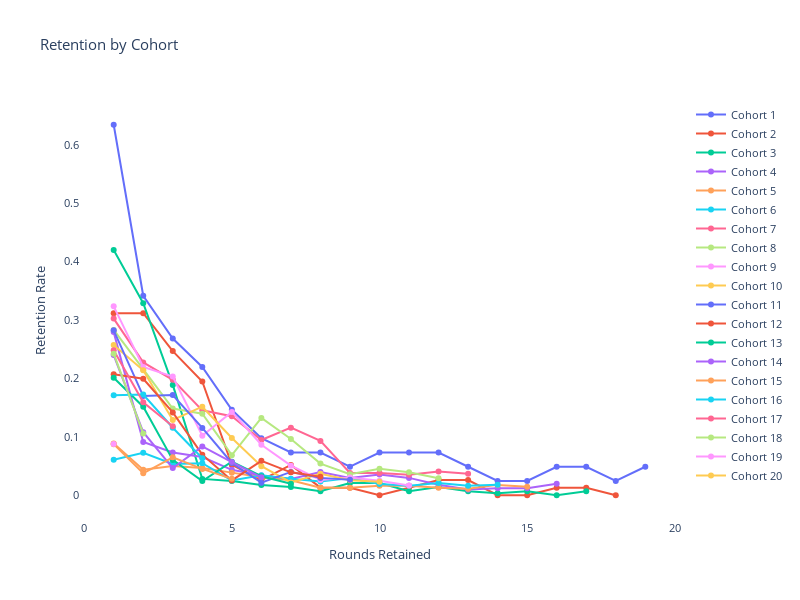

The notebook cell saved with this chart:
### Code cell
import plotly.graph_objects as go

# Create a line plot for retention by cohort
fig = go.Figure()

# Iterate over each cohort and add a line for each
for cohort in retention_table.index:
    fig.add_trace(go.Scatter(
        x=retention_table.columns[1:],  # Exclude the first column to start x-axis at 1
        y=retention_table.loc[cohort][1:],  # Exclude the first value to match x-axis
        mode='lines+markers',
        name=f'Cohort {cohort}'
    ))

# Add title and labels
fig.update_layout(
    title='Retention by Cohort',
    xaxis_title='Rounds Retained',
    yaxis_title='Retention Rate',
    plot_bgcolor='white',
    font=dict(size=11),
    width=800,
    height=600
)

# Show the plot
fig.show()

### Figure 1 — Plotly figure (JSON) as saved in the notebook; plotly's stock layout.template omitted (floating-point values rounded to 4 significant figures)
{"data": [{"mode": "lines+markers", "name": "Cohort 1", "type": "scatter", "x": [1, 2, 3, 4, 5, 6, 7, 8, 9, 10, 11, 12, 13, 14, 15, 16, 17, 18, 19], "y": [0.6341, 0.3415, 0.2683, 0.2195, 0.1463, 0.09756, 0.07317, 0.07317, 0.04878, 0.07317, 0.07317, 0.07317, 0.04878, 0.02439, 0.02439, 0.04878, 0.04878, 0.02439, 0.04878]}, {"mode": "lines+markers", "name": "Cohort 2", "type": "scatter", "x": [1, 2, 3, 4, 5, 6, 7, 8, 9, 10, 11, 12, 13, 14, 15, 16, 17, 18, 19], "y": [0.3117, 0.3117, 0.2468, 0.1948, 0.05195, 0.02597, 0.05195, 0.01299, 0.01299, 0, 0.01299, 0.02597, 0.02597, 0, 0, 0.01299, 0.01299, 0, null]}, {"mode": "lines+markers", "name": "Cohort 3", "type": "scatter", "x": [1, 2, 3, 4, 5, 6, 7, 8, 9, 10, 11, 12, 13, 14, 15, 16, 17, 18, 19], "y": [0.4196, 0.3287, 0.1888, 0.02797, 0.02448, 0.01748, 0.01399, 0.006993, 0.02098, 0.02098, 0.006993, 0.01399, 0.006993, 0.003497, 0.006993, 0, 0.006993, null, null]}, {"mode": "lines+markers", "name": "Cohort 4", "type": "scatter", "x": [1, 2, 3, 4, 5, 6, 7, 8, 9, 10, 11, 12, 13, 14, 15, 16, 17, 18, 19], "y": [0.2792, 0.09109, 0.07327, 0.06535, 0.04356, 0.03366, 0.02772, 0.0396, 0.0297, 0.03564, 0.0297, 0.01782, 0.009901, 0.01188, 0.01188, 0.0198, null, null, null]}, {"mode": "lines+markers", "name": "Cohort 5", "type": "scatter", "x": [1, 2, 3, 4, 5, 6, 7, 8, 9, 10, 11, 12, 13, 14, 15, 16, 17, 18, 19], "y": [0.08871, 0.04355, 0.05, 0.04677, 0.03871, 0.03065, 0.02581, 0.0129, 0.0129, 0.01613, 0.01613, 0.0129, 0.01129, 0.01774, 0.01452, null, null, null, null]}, {"mode": "lines+markers", "name": "Cohort 6", "type": "scatter", "x": [1, 2, 3, 4, 5, 6, 7, 8, 9, 10, 11, 12, 13, 14, 15, 16, 17, 18, 19], "y": [0.06083, 0.0727, 0.05341, 0.0549, 0.02522, 0.03412, 0.02819, 0.02374, 0.02967, 0.01929, 0.01632, 0.02077, 0.01632, 0.0178, null, null, null, null, null]}, {"mode": "lines+markers", "name": "Cohort 7", "type": "scatter", "x": [1, 2, 3, 4, 5, 6, 7, 8, 9, 10, 11, 12, 13, 14, 15, 16, 17, 18, 19], "y": [0.3023, 0.2273, 0.1977, 0.1453, 0.1352, 0.09453, 0.1156, 0.09297, 0.03828, 0.03828, 0.03516, 0.04063, 0.03672, null, null, null, null, null, null]}, {"mode": "lines+markers", "name": "Cohort 8", "type": "scatter", "x": [1, 2, 3, 4, 5, 6, 7, 8, 9, 10, 11, 12, 13, 14, 15, 16, 17, 18, 19], "y": [0.283, 0.2148, 0.1484, 0.1395, 0.06862, 0.1323, 0.09632, 0.05415, 0.03597, 0.04527, 0.03948, 0.02894, null, null, null, null, null, null, null]}, {"mode": "lines+markers", "name": "Cohort 9", "type": "scatter", "x": [1, 2, 3, 4, 5, 6, 7, 8, 9, 10, 11, 12, 13, 14, 15, 16, 17, 18, 19], "y": [0.3233, 0.2195, 0.2033, 0.1019, 0.1426, 0.08637, 0.05066, 0.02631, 0.03041, 0.02486, 0.01666, null, null, null, null, null, null, null, null]}, {"mode": "lines+markers", "name": "Cohort 10", "type": "scatter", "x": [1, 2, 3, 4, 5, 6, 7, 8, 9, 10, 11, 12, 13, 14, 15, 16, 17, 18, 19], "y": [0.2572, 0.2139, 0.1288, 0.1515, 0.098, 0.04984, 0.02199, 0.0367, 0.02557, 0.02297, null, null, null, null, null, null, null, null, null]}, {"mode": "lines+markers", "name": "Cohort 11", "type": "scatter", "x": [1, 2, 3, 4, 5, 6, 7, 8, 9, 10, 11, 12, 13, 14, 15, 16, 17, 18, 19], "y": [0.2823, 0.1698, 0.1715, 0.1153, 0.05522, 0.02158, 0.03992, 0.02974, 0.0267, null, null, null, null, null, null, null, null, null, null]}, {"mode": "lines+markers", "name": "Cohort 12", "type": "scatter", "x": [1, 2, 3, 4, 5, 6, 7, 8, 9, 10, 11, 12, 13, 14, 15, 16, 17, 18, 19], "y": [0.2071, 0.1993, 0.1417, 0.06948, 0.02543, 0.05884, 0.03925, 0.03167, null, null, null, null, null, null, null, null, null, null, null]}, {"mode": "lines+markers", "name": "Cohort 13", "type": "scatter", "x": [1, 2, 3, 4, 5, 6, 7, 8, 9, 10, 11, 12, 13, 14, 15, 16, 17, 18, 19], "y": [0.201, 0.1516, 0.06046, 0.02445, 0.05755, 0.03257, 0.01962, null, null, null, null, null, null, null, null, null, null, null, null]}, {"mode": "lines+markers", "name": "Cohort 14", "type": "scatter", "x": [1, 2, 3, 4, 5, 6, 7, 8, 9, 10, 11, 12, 13, 14, 15, 16, 17, 18, 19], "y": [0.24, 0.1079, 0.04656, 0.08348, 0.0569, 0.03077, null, null, null, null, null, null, null, null, null, null, null, null, null]}, {"mode": "lines+markers", "name": "Cohort 15", "type": "scatter", "x": [1, 2, 3, 4, 5, 6, 7, 8, 9, 10, 11, 12, 13, 14, 15, 16, 17, 18, 19], "y": [0.08745, 0.03757, 0.06502, 0.04512, 0.02809, null, null, null, null, null, null, null, null, null, null, null, null, null, null]}, {"mode": "lines+markers", "name": "Cohort 16", "type": "scatter", "x": [1, 2, 3, 4, 5, 6, 7, 8, 9, 10, 11, 12, 13, 14, 15, 16, 17, 18, 19], "y": [0.1713, 0.1722, 0.1156, 0.06345, null, null, null, null, null, null, null, null, null, null, null, null, null, null, null]}, {"mode": "lines+markers", "name": "Cohort 17", "type": "scatter", "x": [1, 2, 3, 4, 5, 6, 7, 8, 9, 10, 11, 12, 13, 14, 15, 16, 17, 18, 19], "y": [0.2483, 0.1591, 0.1182, null, null, null, null, null, null, null, null, null, null, null, null, null, null, null, null]}, {"mode": "lines+markers", "name": "Cohort 18", "type": "scatter", "x": [1, 2, 3, 4, 5, 6, 7, 8, 9, 10, 11, 12, 13, 14, 15, 16, 17, 18, 19], "y": [0.2424, 0.1055, null, null, null, null, null, null, null, null, null, null, null, null, null, null, null, null, null]}, {"mode": "lines+markers", "name": "Cohort 19", "type": "scatter", "x": [1, 2, 3, 4, 5, 6, 7, 8, 9, 10, 11, 12, 13, 14, 15, 16, 17, 18, 19], "y": [0.08754, null, null, null, null, null, null, null, null, null, null, null, null, null, null, null, null, null, null]}, {"mode": "lines+markers", "name": "Cohort 20", "type": "scatter", "x": [1, 2, 3, 4, 5, 6, 7, 8, 9, 10, 11, 12, 13, 14, 15, 16, 17, 18, 19], "y": [null, null, null, null, null, null, null, null, null, null, null, null, null, null, null, null, null, null, null]}], "layout": {"font": {"size": 11}, "height": 600, "plot_bgcolor": "white", "title": {"text": "Retention by Cohort"}, "width": 800, "xaxis": {"title": {"text": "Rounds Retained"}}, "yaxis": {"title": {"text": "Retention Rate"}}}}
